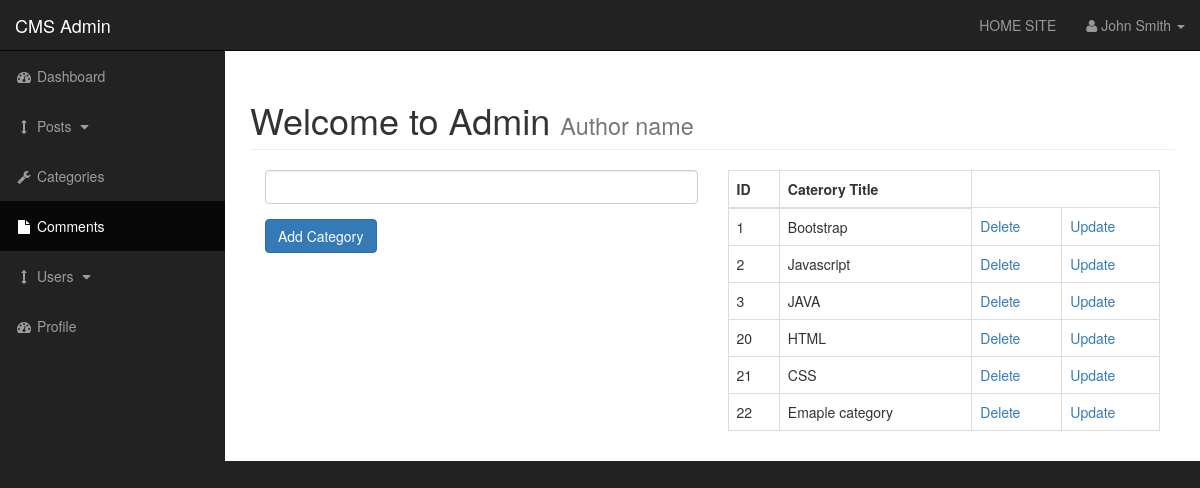
The app's page /admin/categories.php with its own data.
### tables this page shows
CREATE TABLE `categories` (
  `cat_id` int(3) NOT NULL,
  `cat_title` varchar(255) NOT NULL
);

### functions.php (the view, shortened to what this page needs)
<?php
function findAllCategories(){
    global $connection;
    $query = "SELECT * FROM categories ";
    $select_categories = mysqli_query($connection, $query);
    while($row = mysqli_fetch_assoc($select_categories)){
    $cat_id = $row['cat_id'];
    $cat_title = $row['cat_title'];
    echo "<tr>";
    echo "<td>{$cat_id}</td>";
    echo "<td>{$cat_title}</td>";
    echo "<td><a href='categories.php?delete={$cat_id}'>Delete</a></td>";
    echo "<td><a href='categories.php?edit={$cat_id}'>Update</a></td>";
    echo "</tr>";
    }
}

### admin/css/sb-admin.css (style rules this page uses)
body { margin-top: 100px; background-color: #222; }
@media (min-width:768px) { body { margin-top: 50px; } }

### records on screen
categories: cat_id "1", cat_title "Bootstrap"
categories: cat_id "2", cat_title "Javascript"
categories: cat_id "3", cat_title "JAVA"
categories: cat_id "20", cat_title "HTML"
categories: cat_id "21", cat_title "CSS"
categories: cat_id "22", cat_title "Emaple category"
